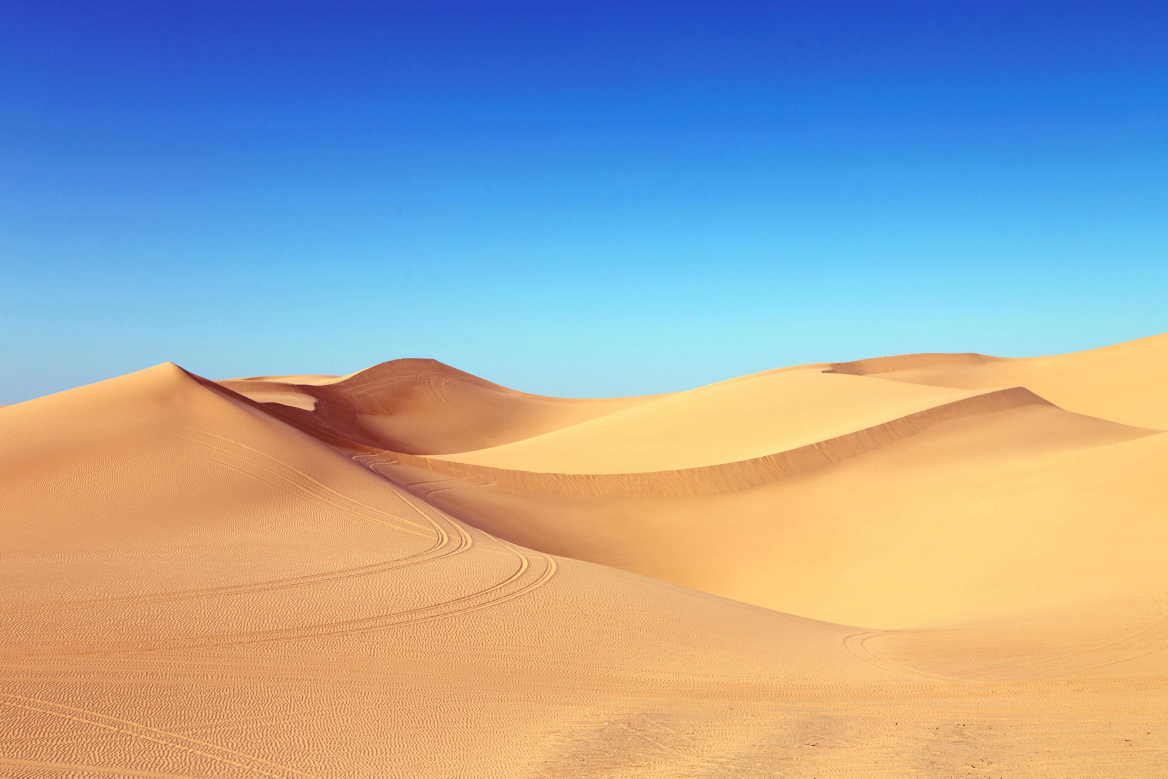
#> input picture test_slides/desert1.jpg, 5836 x 3891 px (shown at 1/5 size)
$ jupyter execute --allow-errors test.ipynb   (shell and % lines are left out)
#> lines starting #> are read from the running program, lines starting #| are printed output that depends on the picture
### openslide_generator.py
import random
import math
import os
import copy

import numpy as np
import cv2
import tripy
import pyclipper
from openslide import OpenSlide

from skimage.color import rgb2hed, hed2rgb

import keras


class SimpleOpenSlideGenerator(object):

    # [159 lines left out: functions __init__, fetch_patches_from_slide, match_color_prepare, match_color, not called in this run]

class OpenSlideGenerator(object):
    fetch_modes = ['area', 'slide', 'label', 'label-slide']

    # [440 lines left out: functions __init__, reset_fetch_count, not called in this run]

    def __len__(self):
        return self.patch_per_epoch

    # get random triangle index from all triangles in the dataset.
    # [246 lines left out: functions _get_random_index_all, _get_random_index_slide, _get_random_index_label, _get_random_index_label_slide, point_in_region, get_example and 1 more, not called in this run]

    def shape(self):
        return (self.patch_size, self.patch_size, 3)

    # [58 lines left out: functions flow, match_color_prepare, match_color, not called in this run]

### test.ipynb
[cell 1]
from matplotlib import pyplot as plt

[cell 2]
import time
import openslide_generator
import importlib
importlib.reload(openslide_generator)

## various fetching modes

#> (a cell that did not finish here is left out)


#> (a cell that did not finish here is left out)

[cell 5]
t_start = time.time()
positions = dict()
#> (the rest of this cell did not finish here and is left out)

#> (a cell that did not finish here is left out)

[cell 7]
import cv2

images = ['./test_slides/desert1.jpg', './test_slides/desert2.jpg']

#> (the rest of this cell did not finish here and is left out)

#> (a cell that did not finish here is left out)

## bluring

#> (a cell that did not finish here is left out)


[cell 10]
plt.figure(figsize=(10,10))
#> (the rest of this cell did not finish here and is left out)

## H&E and scale augmentation

#> (a cell that did not finish here is left out)

gen_train.fetch_mode = 'slide'

[cell 12]
plt.figure(figsize=(10,10))
#> (the rest of this cell did not finish here and is left out)

## color transfer

#> (a cell that did not finish here is left out)

#> call 4 of __init__, with path = './train.txt', root = './test_slides', src_size = 512, patch_size = 256, fetch_mode = 'area', label_to_use = 0, rotation = True, flip = False
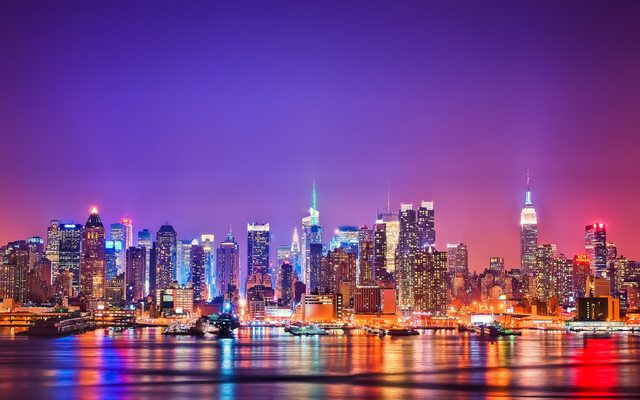
#> input picture color_matching_test.jpg, 640 x 400 px
#> in match_color_prepare, `self.mu_s = source_img.mean(0).mean(0)`: self.mu_s = [0.536, 0.278, 0.483]
#> in match_color_prepare, `s = source_img - self.mu_s`:
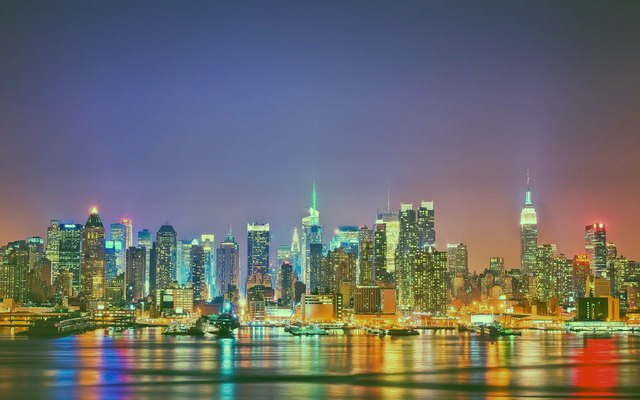
#> s: shape (400, 640, 3) float64; mean of channels 0, 1, 2 7.27e-15, -5.01e-14, 2.02e-14; drawn with min black and max white
#> in match_color_prepare, `self.Cs = s.dot(s.T) / s.shape[1] + eps * np.eye(s.shape[0])`: self.Cs = [[0.0428, 0.0123, 0.00129], [0.0123, 0.0259, 0.0239], [0.00129, 0.0239, 0.0407]]
#> in match_color_prepare, `self.chol_s = np.linalg.cholesky(self.Cs)`: self.chol_s = [[0.207, 0, 0], [0.0594, 0.149, 0], [0.00624, 0.157, 0.126]]
#> in match_color_prepare, `eva_s, eve_s = np.linalg.eigh(self.Cs)`: eva_s = [0.00595, 0.0412, 0.0622]; eve_s = [[-0.249, -0.872, 0.422], [0.803, 0.0586, 0.594], [-0.542, 0.487, 0.685]]
#> in match_color_prepare, `self.Qs = eve_s.dot(np.sqrt(np.diag(eva_s))).dot(eve_s.T)`: self.Qs = [[0.204, 0.0367, -0.00361], [0.0367, 0.138, 0.0736], [-0.00361, 0.0736, 0.188]]
gen_train.fetch_mode = 'slide'

[cell 14]
plt.figure(figsize=(10,10))
#> (the rest of this cell did not finish here and is left out)

## get_examples_of_slide_label

#> (a cell that did not finish here is left out)

[cell 16]
plt.figure(figsize=(10,10))
for i, image in enumerate(gen_train.get_examples_of_slide_label(slide_id=0, label=0, count=20)):
    plt.subplot(4,5,i+1)
    plt.imshow(image.transpose(1,2,0))

[cell 17]
plt.figure(figsize=(10,10))
for i, image in enumerate(gen_train.get_examples_of_slide_label(slide_id=0, label=1, count=20)):
    plt.subplot(4,5,i+1)
    plt.imshow(image.transpose(1,2,0))
